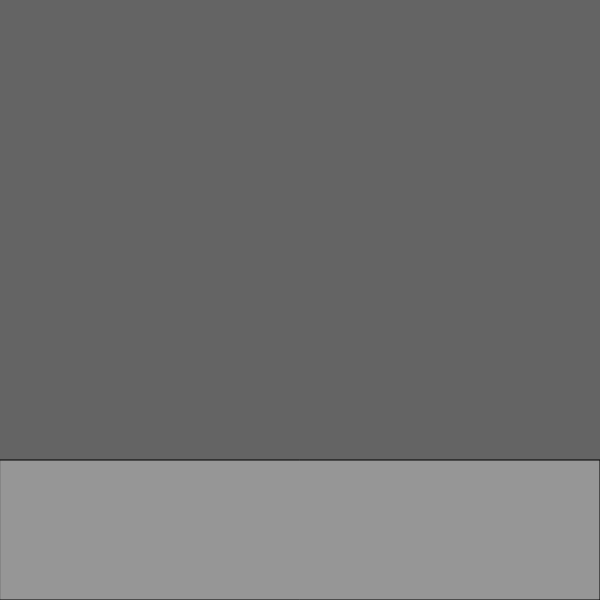
Frame 1 (no input)
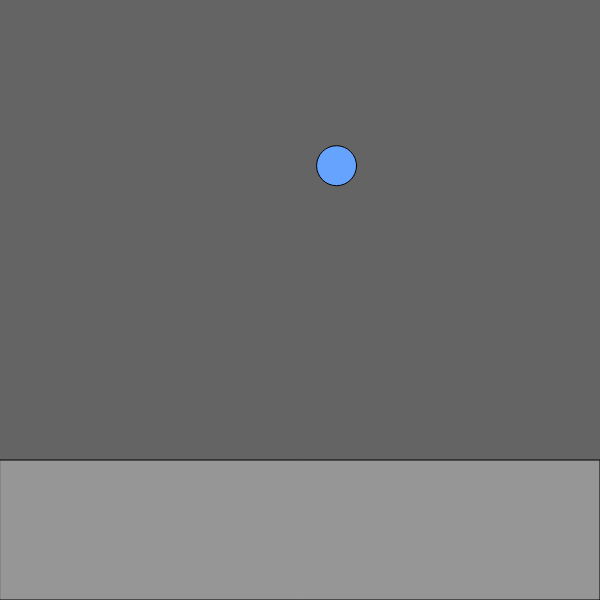
Frame 60 (no input)
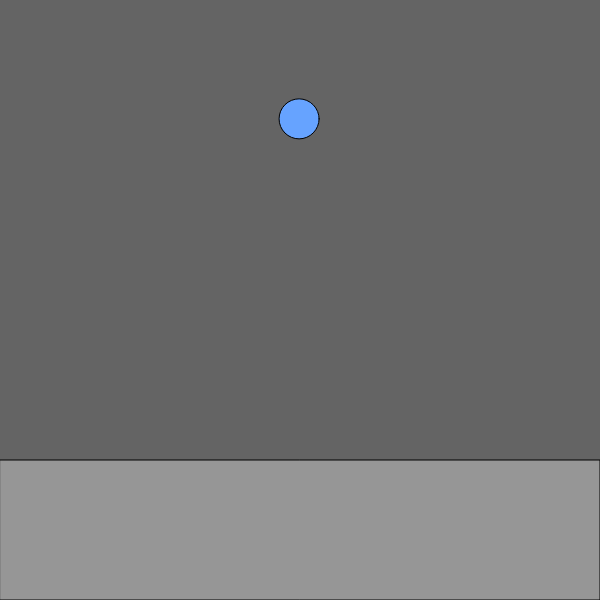
Frame 120 (the mouse pressed at the canvas centre since frame 60)

The p5.js sketch that drew these frames (run headless with seeded random() and noise() and a simulated clock; from frame 60 on, the mouse is pressed at the canvas centre):

// p5.js sketch
// ── sketch.js
function setup() {
  createCanvas(600, 600);
  inven = [];
  invenCount = "0".repeat(20).split("");
  objects = [];
}

function draw() {
  textFont("Arial", 24);
  textAlign(RIGHT);
  colorMode(RGB);
  background(100);
  if (random(0, 20) < 1) {objects.push([floor(random(0, 20)) * 18, random(0, 600), random(0, 600), random(0, TAU)]);}
  drawObjects();
  drawInventory();
}

function drawObjects() {
  colorMode(HSL);
  for (j = 0; j < objects.length; j++) {
  fill(objects[j][0], 100, 70);
  circle(objects[j][1], objects[j][2], 40);
  objects[j][1] += sin(objects[j][3]);
  objects[j][2] += cos(objects[j][3]);
  if (dist(mouseX, mouseY, objects[j][1], objects[j][2]) < 30) {
  invenCount[objects[j][0]/18] = (Number(invenCount[objects[j][0]/18]) + 1);
  if (!inven.includes(objects[j][0])) {
  inven.push(objects[j][0]);
  }}
  if (dist(mouseX, mouseY, objects[j][1], objects[j][2]) < 30 || objects[j][1] < 0 || objects[j][2] < 0 || objects[j][1] > 600 || objects[j][2] > 600) {objects[j] = ""; objects = objects.filter(a => a != "");}
  }
}

function drawInventory() {
  colorMode(RGB);
  fill(150);
  rect(0, 460, 600, 140);
  for (i = 0; i < inven.length; i++) {
  colorMode(HSL);
  fill(inven[i], 100, 70);
  colorMode(RGB);
  circle((i % 10) * 60 + 30, 500 + floor(i/10) * 60, 40);
  fill(0);
  text(String(invenCount[inven[i]/18]), (i % 10) * 60 + 60, 500 + floor(i/10) * 60 + 30);
  }
}
